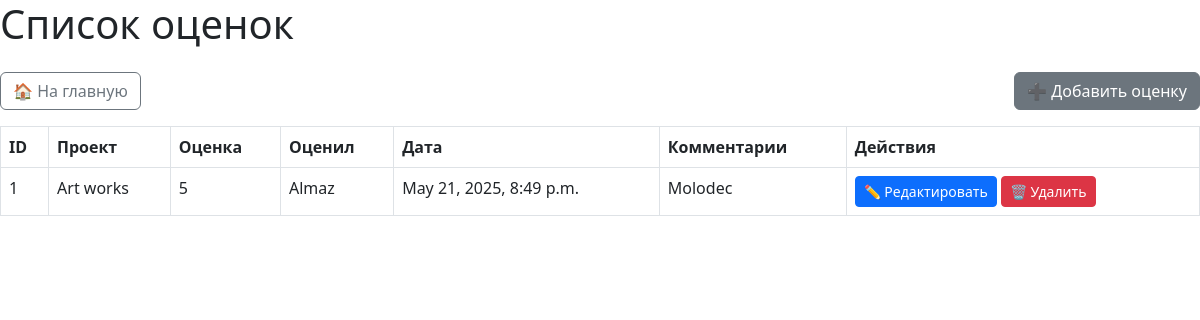
Page /grades/ on the committed database.
### core/models.py (models this page shows, shortened)
class Grade(models.Model):
    project = models.ForeignKey(Project, on_delete=models.CASCADE)
    grade = models.IntegerField()
    graded_by = models.ForeignKey(Teacher, on_delete=models.SET_NULL, null=True)
    grade_date = models.DateTimeField()
    comments = models.CharField(max_length=500)

class Project(models.Model):
    title = models.CharField(max_length=255)
    description = models.TextField()
    type = models.CharField(max_length=100)
    status = models.CharField(max_length=100)
    deadline = models.DateTimeField()
    submission_date = models.DateTimeField()

class Teacher(models.Model):
    full_name = models.CharField(max_length=255)
    contacts = models.CharField(max_length=255)
    department = models.CharField(max_length=100)

### core/views.py (the view)
# urls.py: path('grades/', views.grade_list, name='grade_list'),
def grade_list(request):
    grades = Grade.objects.all()
    return render(request, 'core/grade_list.html', {'grades': grades})

### core/templates/core/grade_list.html (shortened to what this page needs)
{% extends 'base.html' %}
{% block content %}
<div class="mb-3 d-flex justify-content-between">
    <a href="{% url 'home' %}" class="btn btn-outline-secondary">🏠 На главную</a>
    <a href="{% url 'grade_create' %}" class="btn btn-secondary">➕ Добавить оценку</a>
</div>
<table class="table table-bordered">
    <thead>
        <tr>
            <th>ID</th>
            <th>Проект</th>
            <th>Оценка</th>
            <th>Оценил</th>
            <th>Дата</th>
            <th>Комментарии</th>
            <th>Действия</th>
        </tr>
    </thead>
    <tbody>
        {% for grade in grades %}
        <tr>
            <td>{{ grade.id }}</td>
            <td>{{ grade.project.title }}</td>
            <td>{{ grade.grade }}</td>
            <td>{{ grade.graded_by.full_name }}</td>
            <td>{{ grade.grade_date }}</td>
            <td>{{ grade.comments }}</td>
            <td>
                <a href="{% url 'grade_update' grade.id %}" class="btn btn-sm btn-primary">️✏️ Редактировать</a>
                <a href="{% url 'grade_delete' grade.id %}" class="btn btn-sm btn-danger">🗑️ Удалить</a>
            </td>
        </tr>
        {% endfor %}
    </tbody>
</table>
{% endblock %}

### rows in the picture
Grade: id "1", project "Art works", grade "5", graded_by.full_name "Almaz", grade_date "May 21, 2025, 8:49 p.m.", comments "Molodec"
